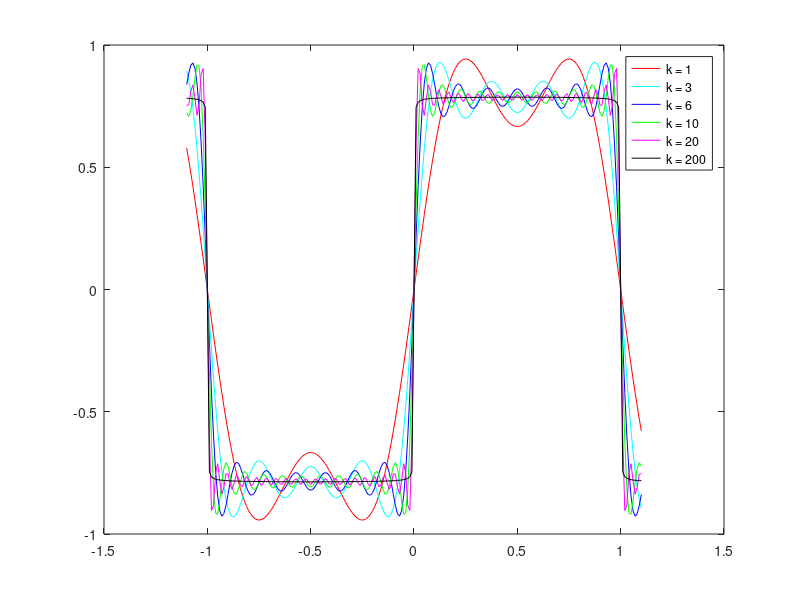

Reproduce this figure in MATLAB.
clear all
clc

%% Initialization
t = [-1.1:0.01:1.1]';
T = 1;

%% First Vector Plot
k_vec = [0:1]
sin_vec = sin((pi .*t *(2 .*k_vec + 1))/T);
other_vec = 1./(2 .*k_vec' + 1);
F_vec = sin_vec * other_vec;
plot(t, F_vec, 'r');
hold on

%% Second Vector Plot
k_vec = [0:3]
sin_vec = sin((pi .*t *(2 .*k_vec + 1))/T);
other_vec = 1./(2 .*k_vec' + 1);
F_vec = sin_vec * other_vec;
plot(t, F_vec, 'c');

%% Third Vector Plot
k_vec = [0:6]
sin_vec = sin((pi .*t *(2 .*k_vec + 1))/T);
other_vec = 1./(2 .*k_vec' + 1);
F_vec = sin_vec * other_vec;
plot(t, F_vec, 'b');

%% Fourth Vector Plot
k_vec = [0:10]
sin_vec = sin((pi .*t *(2 .*k_vec + 1))/T);
other_vec = 1./(2 .*k_vec' + 1);
F_vec = sin_vec * other_vec;
plot(t, F_vec, 'g');

%% Fifth Vector Plot
k_vec = [0:20]
sin_vec = sin((pi .*t *(2 .*k_vec + 1))/T);
other_vec = 1./(2 .*k_vec' + 1);
F_vec = sin_vec * other_vec;
plot(t, F_vec, 'm');

%% Sixth Vector Plot
k_vec = [0:200]
sin_vec = sin((pi .*t *(2 .*k_vec + 1))/T);
other_vec = 1./(2 .*k_vec' + 1);
F_vec = sin_vec * other_vec;
plot(t, F_vec, 'k');

legend('k = 1', 'k = 3', 'k = 6', 'k = 10', 'k = 20', 'k = 200')